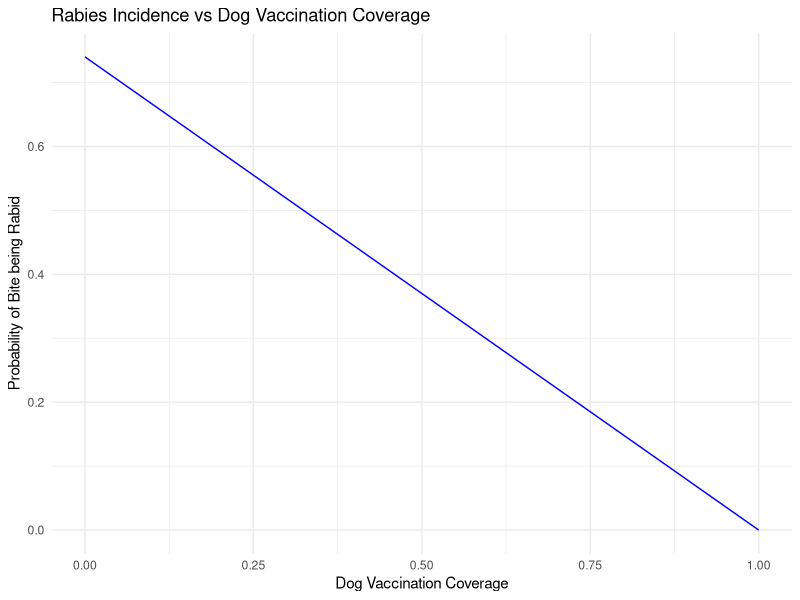

The R script that drew this image:
## ---- chunk 1
bite_incidence <- 10000      # Example number of bites
RP_max <- 0.74               # Max probability of bite being from a rabid animal
PEP_probability <- 0.5       # Probability of receiving PEP
DP <- 0.19                   # Probability of developing rabies in the absence of PEP
GDP_per_capita <- 2000       # Example GDP per capita in USD
DALY_discount_rate <- 0.03   # Discount rate for DALY calculation
average_age_of_death <- 30   # Average age of rabies death
life_expectancy <- 70        # Average life expectancy

# Dog vaccination coverage
dog_vaccination_coverage <- 0.3

# Function to estimate the probability of a bite being rabid
estimate_RP <- function(vaccination_coverage, RP_max) {
  return(RP_max * (1 - vaccination_coverage))
}

# Function to calculate the economic burden of rabies deaths
calculate_economic_burden <- function(deaths, GDP_per_capita) {
  return(deaths * GDP_per_capita)
}

# Function to estimate DALYs
estimate_DALYs <- function(deaths, 
                           average_age_of_death, 
                           life_expectancy, 
                           discount_rate) {
  YLL <- deaths * (life_expectancy - average_age_of_death)
  discounted_YLL <- YLL / (1 + discount_rate)^(life_expectancy - average_age_of_death)
  return(discounted_YLL)
}

# Estimate the probability that a bite is from a rabid animal
RP <- estimate_RP(dog_vaccination_coverage, RP_max)

# Estimate the number of rabies deaths
rabies_deaths <- bite_incidence * RP * (1 - PEP_probability) * DP

# Calculate the economic burden
economic_burden <- calculate_economic_burden(rabies_deaths, GDP_per_capita)

# Estimate the DALYs
DALYs <- estimate_DALYs(rabies_deaths, 
                        average_age_of_death, 
                        life_expectancy, 
                        DALY_discount_rate)

# Print the results
cat("Estimated Rabies Deaths:", rabies_deaths, "\n")
cat("Estimated Economic Burden (USD):", economic_burden, "\n")
cat("Estimated DALYs:", DALYs, "\n")

## ---- chunk 2
coverage_seq <- seq(0, 1, by = 0.01)
incidence_seq <- RP_max * (1 - coverage_seq)
data <- data.frame(Coverage = coverage_seq, Incidence = incidence_seq)
head(data)
## ---- chunk 3
library(ggplot2)
ggplot(data, aes(x = Coverage, y = Incidence)) +
  geom_line(color = "blue") +
  labs(title = "Rabies Incidence vs Dog Vaccination Coverage",
       x = "Dog Vaccination Coverage",
       y = "Probability of Bite being Rabid") +
  theme_minimal()
